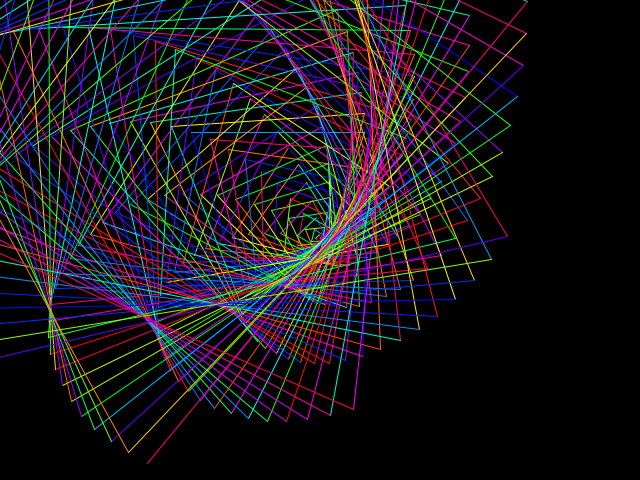
Frame 1 (no input)
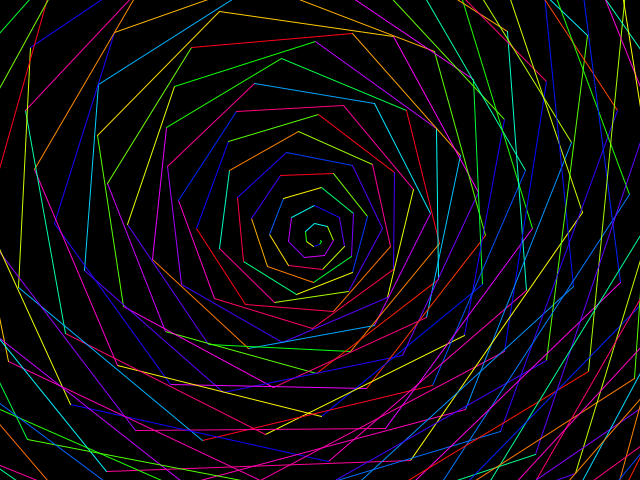
Frame 60 (the mouse pressed at the canvas centre just before this capture)
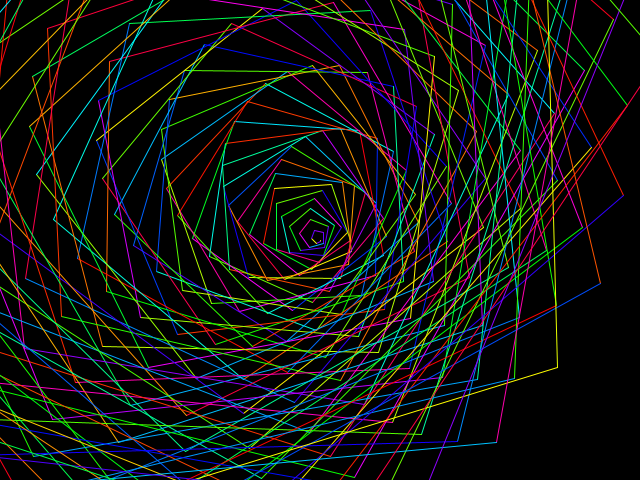
Frame 120 (the mouse held since frame 60 and released just before this capture)

The Processing sketch that drew these frames (run headless with seeded random() and noise(); from frame 60 on, the mouse is pressed at the canvas centre):

// Processing sketch: Linie_von_Pascal
// ── Linie_von_Pascal.pde
float lneu, deltal, deltawinkel;
float winkel;
float xneu, yneu, xalt, yalt;

void setup() {
  size(640,480);
  colorMode(HSB);
  frameRate(24);
}

void draw() {
  background(0);
  winkel=(30+random(120));
  lneu=2;
  deltal=2;
  deltawinkel=winkel;
  xalt=width/2;
  yalt=height/2;
  for (int i=1; i<300;i++) {
    xneu=xalt+floor(lneu*cos(PI/180*winkel));
    yneu=yalt+floor(lneu*sin(PI/180*winkel));
    stroke(random(255),255,255);
    line(xalt,yalt,xneu,yneu);
    xalt=xneu;
    yalt=yneu;
    lneu=lneu+deltal;
    winkel=winkel+deltawinkel;
  }
}
